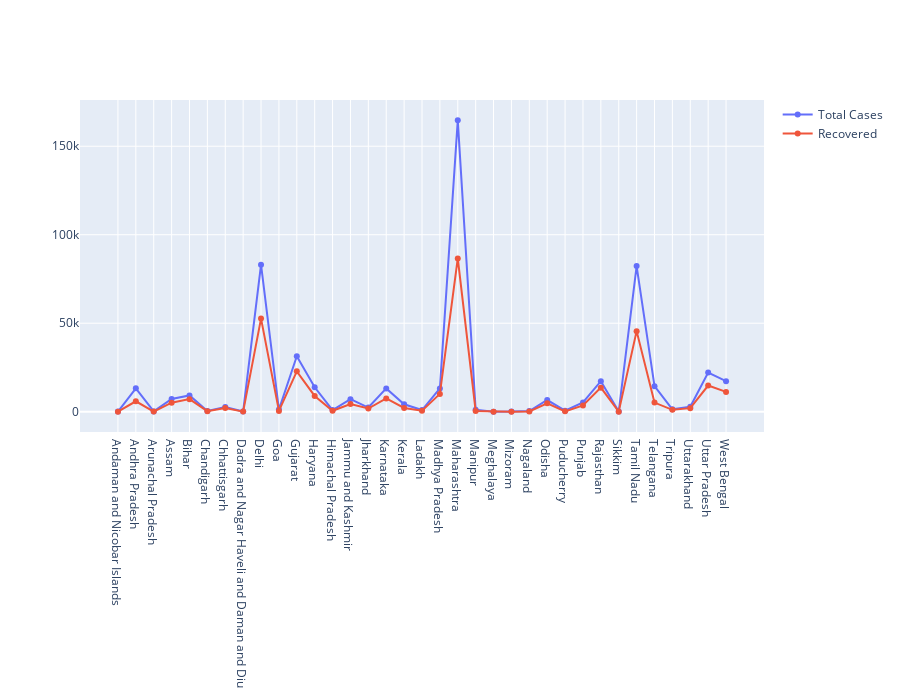

Notebook code for this chart:
### Code cell
fag = go.Figure()
fag.add_trace(go.Scatter(x=dp['Name of State / UT'],
                        y=dp['Total Confirmed cases*'],
                        mode='lines+markers',
                        name='Total Cases'))
fag.add_trace(go.Scatter(x=dp['Name of State / UT'],
                        y=dp['Cured/Discharged/Migrated*'],
                        mode='lines+markers',
                        name='Recovered'))
fag.update_layout(height=700)
fag.show()

### Figure 1 — Plotly figure (JSON) as saved in the notebook; plotly's stock layout.template omitted (floating-point values rounded to 4 significant figures)
{"data": [{"mode": "lines+markers", "name": "Total Cases", "type": "scatter", "x": ["Andaman and Nicobar Islands", "Andhra Pradesh", "Arunachal Pradesh", "Assam", "Bihar", "Chandigarh", "Chhattisgarh", "Dadra and Nagar Haveli and Daman and Diu", "Delhi", "Goa", "Gujarat", "Haryana", "Himachal Pradesh", "Jammu and Kashmir", "Jharkhand", "Karnataka", "Kerala", "Ladakh", "Madhya Pradesh", "Maharashtra", "Manipur", "Meghalaya", "Mizoram", "Nagaland", "Odisha", "Puducherry", "Punjab", "Rajasthan", "Sikkim", "Tamil Nadu", "Telangana", "Tripura", "Uttarakhand", "Uttar Pradesh", "West Bengal"], "y": [76, 13241, 182, 7206, 9212, 429, 2662, 178, 83077, 1198, 31320, 13829, 916, 7093, 2364, 13190, 4189, 963, 13186, 164626, 1185, 47, 148, 415, 6614, 619, 5216, 17271, 88, 82275, 14419, 1346, 2823, 22147, 17283]}, {"mode": "lines+markers", "name": "Recovered", "type": "scatter", "x": ["Andaman and Nicobar Islands", "Andhra Pradesh", "Arunachal Pradesh", "Assam", "Bihar", "Chandigarh", "Chhattisgarh", "Dadra and Nagar Haveli and Daman and Diu", "Delhi", "Goa", "Gujarat", "Haryana", "Himachal Pradesh", "Jammu and Kashmir", "Jharkhand", "Karnataka", "Kerala", "Ladakh", "Madhya Pradesh", "Maharashtra", "Manipur", "Meghalaya", "Mizoram", "Nagaland", "Odisha", "Puducherry", "Punjab", "Rajasthan", "Sikkim", "Tamil Nadu", "Telangana", "Tripura", "Uttarakhand", "Uttar Pradesh", "West Bengal"], "y": [45, 5908, 60, 5088, 7118, 336, 2091, 60, 52607, 478, 22800, 8917, 529, 4316, 1793, 7507, 2152, 586, 10084, 86575, 455, 42, 55, 164, 4743, 221, 3526, 13611, 49, 45537, 5172, 1079, 2018, 14808, 11193]}], "layout": {"height": 700}}
